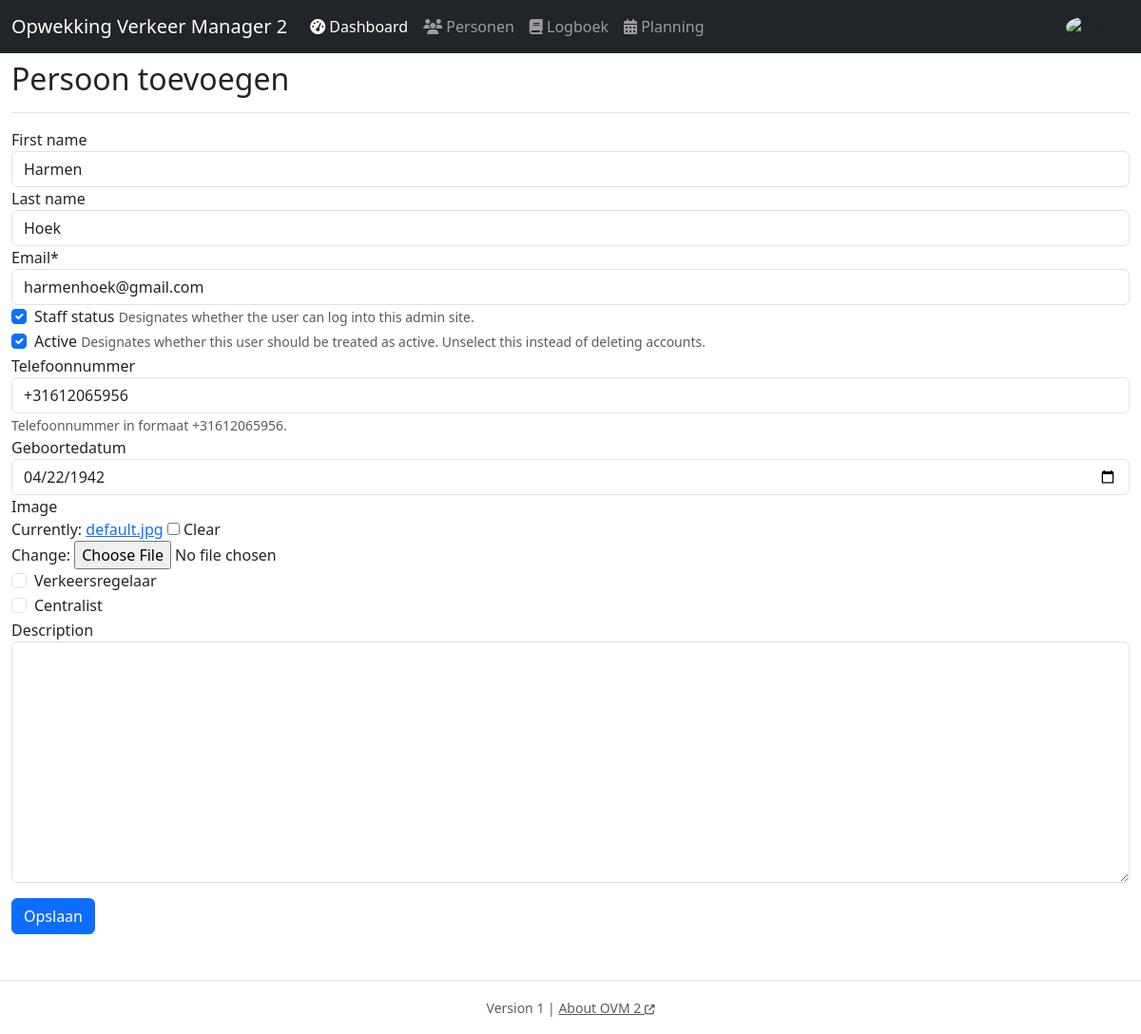
The page /user/1/update/ (signed in) on the database its author committed.
### users/models.py (models this page shows, shortened)
class CustomUser(AbstractUser):
    phonenumber = PhoneNumberField(unique=True, null=True, blank=True, verbose_name='Telefoonnummer',
                                   help_text='Telefoonnummer in formaat +31612065956.')  # load as person.phoneNumber.as_e164 https://www.delftstack.com/howto/django/django-phone-number-field/
    dateofbirth = models.DateField(verbose_name='Geboortedatum', null=True, blank=True)
    image = models.ImageField(upload_to='profile_pics', blank=True)
    verkeersregelaar = models.BooleanField(default=False)
    centralist = models.BooleanField(default=False)
    date_created = models.DateTimeField(default=timezone.now)
    description = models.TextField(null=True, blank=True)

### central/views.py (the view, shortened to what this page needs)
# urls.py: path('user/<int:pk>/update/', UserUpdateView.as_view(), name='user-update'),
@method_decorator(staff_member_required, name='dispatch') #only staff can add new
class UserUpdateView(LoginRequiredMixin, SuccessMessageMixin, UpdateView):
    model = get_user_model()
    success_message = "User <b>%(first_name)s %(last_name)s (%(email)s)</b> was updated successfully."
    form_class = UserUpdateForm
    template_name = 'central/user_form.html'

### users/forms.py
class UserUpdateForm(forms.ModelForm):
    email = forms.EmailField()
    class Meta:
        model = CustomUser
        fields = ['first_name', 'last_name', 'email', 'is_staff', 'is_active', 'phonenumber', 'dateofbirth', 'image',
                  'verkeersregelaar', 'centralist', 'description']
        widgets = {
            'dateofbirth': forms.DateInput(
                attrs={'class': 'form-control',
                       'placeholder': 'Selecteer een datum',
                       'type': 'date'
                       }
            ),
        }

### central/templates/central/user_form.html (shortened to what this page needs)
{% extends "central/base.html" %}
{% load crispy_forms_tags %}
{% block content %}
{% load central_customfilters %}
<div class="d-flex justify-content-between flex-wrap flex-md-nowrap align-items-center pt-3 pb-2 mb-3 border-bottom">
    <h1 class="h2">Persoon toevoegen</h1>
</div>
<div class="row">
    <div class="col-12">
      <form method="POST" enctype="multipart/form-data">
           <fieldset class="form-group">
               {{ form|crispy }}
           </fieldset>
           <div class="form-group">
               <button class="btn btn-primary mt-3" type="submit">Opslaan</button>
           </div>
       </form>
    </div>
</div>
{% endblock content %}

### central/static/central/main.css (style rules this page uses)
body { padding-top: 3rem; }

### rows shown on the page
CustomUser: first_name "Harmen", last_name "Hoek", email "harmenhoek@gmail.com", is_staff "☑", is_active "☑", phonenumber "+31612065956", dateofbirth "04/22/1942"
